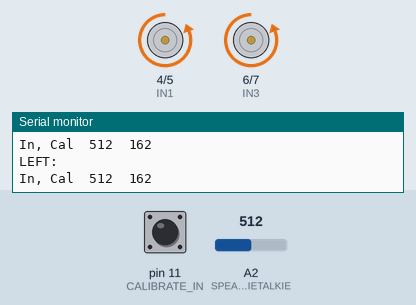
The sketch below on a simulated Arduino Uno, built with avr-gcc and run on an emulated ATmega328P. Shown: motor-driver pin pairs drawn as motors (green arrow = first pin HIGH = forward, orange = second pin HIGH = backward, longer = more drive), the last lines printed to the serial monitor. The test bench sets the inputs (shaded band); at power-on: A2 (SPEAKER_FROM_WALKIETALKIE) = 512, pin 11 (CALIBRATE_IN) HIGH.

Above: at 7.2 s.
7.3 s: A2 (SPEAKER_FROM_WALKIETALKIE) set to 197
10.3 s: A2 (SPEAKER_FROM_WALKIETALKIE) set to 169
At 10.8 s:
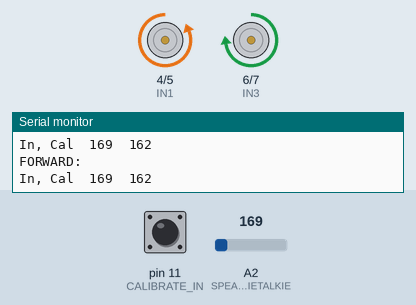
11.8 s: A2 (SPEAKER_FROM_WALKIETALKIE) set to 150
14.8 s: A2 (SPEAKER_FROM_WALKIETALKIE) set to 125
At 16.2 s:
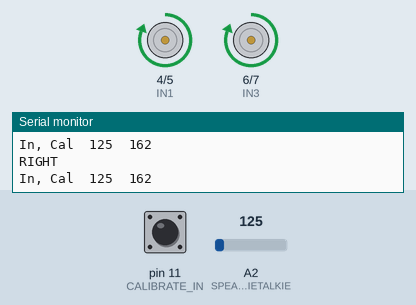
Timing chart, 0 to 17.8 s (numbered marks = the images above; inputs shaded):
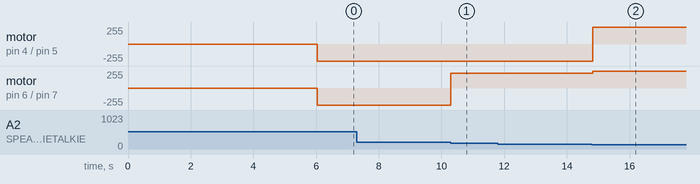

Measured:
- the behaviour switches between 187 and 186 on A2 (SPEAKER_FROM_WALKIETALKIE) (found by bisection; images 0 and 1)
- the behaviour switches between 137 and 136 on A2 (SPEAKER_FROM_WALKIETALKIE) (found by bisection; images 1 and 2)
- after the input at 10.3 s, motor on pin 6 (IN3) / pin 7 (IN4): backward 255/255 → forward 225/255 at once
- after the input at 14.8 s, motor on pin 4 (IN1) / pin 5 (IN2): backward 255/255 → forward 255/255 at once; motor on pin 6 (IN3) / pin 7 (IN4): forward 225/255 → forward 255/255 at once

The sketch:

RF_Homing_Robot.ino
```cpp
//July 8, 2015 - Based on code written by Warner K. of www.robowarner.com
//July 8, 2015 - by LeRoy Miller
//Changes: Using motors, not servos, no longer using boe-bot, using a 433mhz reciever, and transmitter.

//Code written by Warner K. of www.robowarner.com
//Made for the Radio Direction Finding Robot at www.robowarner.com/robot/rdfbot
//You are free to modify, distribute and store this code.
//
//USE THIS CODE AT YOUR OWN RISK!
//I am NOT liable for any harm that results from the use of this code.
//
// Code is based off of the original BASIC for the robot, so it has room for improvement. :)

//Defines (Constants)
#define buffering 25 //what counts as straight ahead? If too small, the robot will jitter. If too large the robot will drive away from the transmitter
//pinout
#define ANT_WAVEFORM_OUT 8 // set output pin
#define SPEAKER_FROM_WALKIETALKIE A2 //set input pin
#define CALIBRATE_IN 11
#define IN1 4
#define IN2 5
#define IN3 6
#define IN4 7

//Variables
uint16_t caliset = 0;
uint16_t voltage = 0;
int slow = 64;
int medium = 128;
int fast = 255;


//start program
void setup() {
analogReference(DEFAULT);

Serial.begin(9600); //begin serial monitor output, remove if you don't want it
delay(6000); // I put this delay here so the robot won't move until the walkie talkie has had time to turn on.
pinMode(ANT_WAVEFORM_OUT, OUTPUT);
pinMode(SPEAKER_FROM_WALKIETALKIE, INPUT);
pinMode(CALIBRATE_IN, INPUT);
digitalWrite(CALIBRATE_IN, HIGH); // enable internal pullup resistor
pinMode(IN1, OUTPUT);
pinMode(IN2, OUTPUT);
pinMode(IN3, OUTPUT);
pinMode(IN4, OUTPUT);

//read calibration word from EEPROM
byte HByte =  0;
byte LByte =  162;
caliset = word(HByte, LByte);
//caliset = 917;
Serial.print("EEPROM Calibration number: ");
Serial.print(caliset);
Serial.println(" If you haven't calibrated yet, you need to for it to work");

if (digitalRead(CALIBRATE_IN) == LOW){ // used for calibrating
delay(9000); // a wait so you can back away from the robot while it is calibrating
}
}

void loop(){
digitalWrite(ANT_WAVEFORM_OUT, HIGH);  //output antenna switching waveform
delay(1);
digitalWrite(ANT_WAVEFORM_OUT, LOW);
delay(1);
digitalWrite(ANT_WAVEFORM_OUT, HIGH);
delay(1);
digitalWrite(ANT_WAVEFORM_OUT, LOW);
delay(1);
digitalWrite(ANT_WAVEFORM_OUT, HIGH);
delay(1);
digitalWrite(ANT_WAVEFORM_OUT, LOW);
delay(1);
digitalWrite(ANT_WAVEFORM_OUT, HIGH);
delay(1);
digitalWrite(ANT_WAVEFORM_OUT, LOW);
delay(1);
voltage = analogRead(SPEAKER_FROM_WALKIETALKIE); //read voltage from radio
if (digitalRead(CALIBRATE_IN) == LOW){           //if in calibrate mode, store voltage in EEPROM
caliset = voltage;
byte HByte = highByte(caliset);
byte LByte = lowByte(caliset);
Serial.print ("highbyte: ");
Serial.println(HByte);
Serial.print("lowByte: ");
Serial.println(LByte);
Serial.print("Caliset: ");
Serial.println(caliset);
delay(5000);
endprogram();
}

if (voltage > (caliset - buffering) && voltage < (caliset + buffering)) { //drive forward

//motor control code for FORWARD here
//code for a continuous roating servo is included below
analogWrite(IN1, 0);
 analogWrite(IN2, fast);

 analogWrite(IN3, fast-30);
 analogWrite(IN4, 0);
Serial.println("FORWARD:");
}

if (voltage > (caliset + buffering)){ //turn

//motor control code for TURNING here (right or left depends on antenna config.)
//code for a continuous roating servo is included below
analogWrite(IN1, 0); //left
analogWrite(IN2, fast);//left
analogWrite(IN3, 0);//left
analogWrite(IN4, fast);//left
Serial.println("LEFT:");

}
if (voltage < (caliset - buffering)){  //turn the other way

//motor control code for TURNING the OTHER DIRECTION here (right or left depends on antenna config.)
//code for a continuous roating servo is included below
analogWrite(IN1, fast); //right
analogWrite(IN2, 0); //right
analogWrite(IN3, fast); //right
analogWrite(IN4, 0); //right
Serial.println("RIGHT");

}
delay(5); //just a simple wait
Serial.print("In, Cal\t");
Serial.print(voltage);
Serial.print("\t");
Serial.println(caliset);
}

void endprogram(){
  Serial.print("Calibrated to: ");
Serial.print(caliset);
  loopy:
  goto loopy;
}
```
